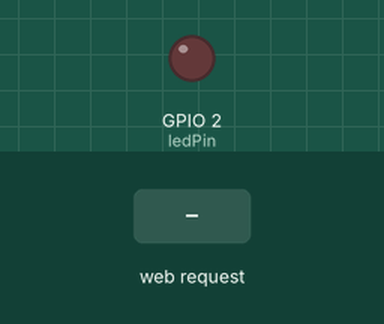
A sketch run on a simulated ESP32. Parts: output pins drawn as LEDs (lit = HIGH). The test bench sets the inputs (shaded band). WiFi joins after 1.5 s; servers stay silent unless stated; what the sketch prints to the serial monitor is not drawn.

Above: at 2.7 s.
2.8 s: HTTP request GET /on received
At 4.2 s:
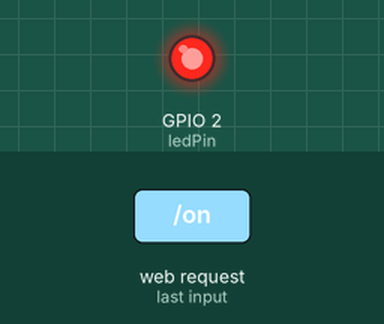
5.8 s: HTTP request GET /off received
At 6.4 s:
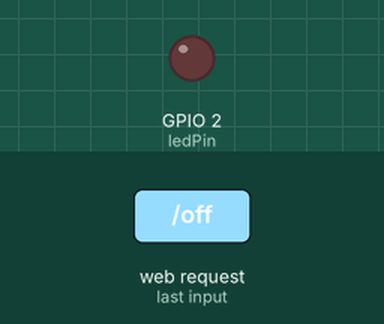
Timing chart, 0 to 8.8 s (numbered marks = the images above; inputs shaded):
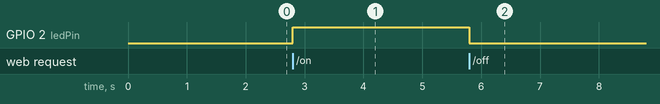

The sketch:

sketch.ino
```cpp
#include <WiFi.h>
#include <WebServer.h>

const char* ssid = "Wokwi-GUEST";
const char* password = "";

WebServer server(80);

const int ledPin = 2;

void handleRoot() {
  String html = R"rawliteral(
<!DOCTYPE html>
<html>
<head>
  <title>ESP32 LED Control</title>
  <style>
    body {
      font-family: Arial;
      text-align: center;
      margin-top: 50px;
    }
    button {
      width: 120px;
      height: 50px;
      font-size: 18px;
      margin: 10px;
    }
  </style>
</head>
<body>
  <h1>ESP32 Web Server</h1>
  <h2>LED Control</h2>

  <a href="/on">
    <button>LED ON</button>
  </a>

  <a href="/off">
    <button>LED OFF</button>
  </a>

</body>
</html>
)rawliteral";

  Serial.println("Home Page Opened");
  server.send(200, "text/html", html);
}

void ledOn() {
  digitalWrite(ledPin, HIGH);
  Serial.println("LED ON");
  server.sendHeader("Location", "/");
  server.send(303);
}

void ledOff() {
  digitalWrite(ledPin, LOW);
  Serial.println("LED OFF");
  server.sendHeader("Location", "/");
  server.send(303);
}

void setup() {
  Serial.begin(115200);

  pinMode(ledPin, OUTPUT);
  digitalWrite(ledPin, LOW);

  Serial.println("Connecting to WiFi...");

  WiFi.begin(ssid, password);

  while (WiFi.status() != WL_CONNECTED) {
    delay(500);
    Serial.print(".");
  }

  Serial.println();
  Serial.println("WiFi Connected!");
  Serial.print("IP Address: ");
  Serial.println(WiFi.localIP());

  server.on("/", handleRoot);
  server.on("/on", ledOn);
  server.on("/off", ledOff);

  server.begin();
  Serial.println("Web Server Started");
}

void loop() {
  server.handleClient();
}
```

Measured:
- after the input at 2.8 s, GPIO 2 (ledPin): LOW → HIGH at once
- after the input at 5.8 s, GPIO 2 (ledPin): HIGH → LOW at once
